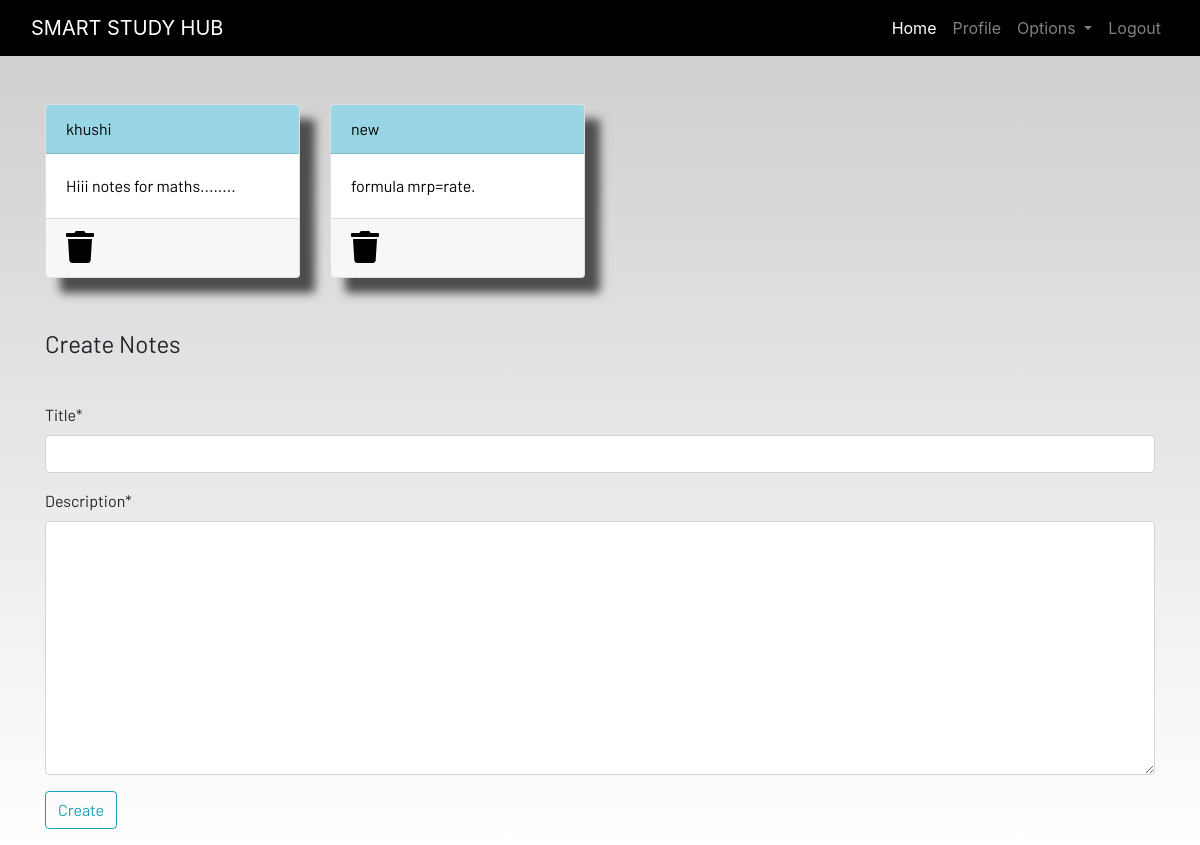
Screenshot of /notes/ (signed in) with the database file from the repository.
### demo1/models.py (models this page shows, shortened)
class Notes(models.Model):
    user = models.ForeignKey(User , on_delete=models.CASCADE)
    title = models.CharField(max_length=200)
    description = models.TextField()
    class Meta:
        verbose_name = 'notes'
        verbose_name_plural = 'notes'

### demo1/views.py (the view)
# urls.py: path('notes/',views.notes,name="notes"),
@login_required
def notes(request):
    if request.method == 'POST':
        form = NotesForm(request.POST)
        if form.is_valid:
            notes = Notes(user=request.user, title=request.POST['title'], description=request.POST['description'])
            notes.save()
        messages.success(request,f'Notes Added from {request.user.username} Successfully!')
        return HttpResponseRedirect('notes')
    else:
        form = NotesForm()
    notes = Notes.objects.filter(user=request.user)
    context = {
        'notes': notes,
        'form': form
    }
    return render(request,'dashboard/notes.html', context)

### demo1/forms.py
class NotesForm(forms.ModelForm):
    class Meta:
        model = Notes
        fields = ['title','description']

### demo1/templates/dashboard/notes.html (shortened to what this page needs)
{% extends 'dashboard/base.html' %}
{% load static %}
{% load crispy_forms_tags %}
{% block content %}
<div class="container">
    <div class="row">
        {% for note in notes %}
        <div class="col-md-3">
            <a href="{% url "notes-detail" note.id %}">
                <div class="card">
                    <div class="card-header">{{note.title}}</div>
                    <div class="card-body">{{note.description}}</div>
                    <div class="card-footer mt-auto "><a href="{% url "delete-note" note.id %}">
                        <i class="fa fa-trash fa-2x"></i></a>
                    </div>
                </div>
            </a>
        </div>
        {% endfor %}
        <br><br>
    </div>
</div>
<br><br>
<div class="container">
    <form method="POST">
        <fieldset class="form-group">
            <legend class="border-bottom mb-4">Create Notes</legend>
        </fieldset>
        {{form|crispy}}
        <div class="form-group">
            <button href="" class="btn btn-outline-info" type="submit">
                Create
            </button>
        </div>
    </form>
</div>
{% endblock content %}

### demo1/static/css/main.css (style rules this page uses)
html { scroll-behavior: smooth; height: 100%; width: 100%; }
.card { box-shadow: 15px 15px 10px rgb(78, 77, 77); }
a { text-decoration: none !important; color: black; }
.card-header { color: black !important; background: rgb(152, 214, 230) !important; transition: 0.3s ease-in; }
html, body { max-width: 100%; overflow-x: hidden; height: 100%; width: 100%; }
body { background: linear-gradient(rgba(0, 0, 0, 0.2), rgba(255, 255, 255, 0.5)); overflow-x: hidden; background-repeat: no-repeat; }
.card-header { background-color: rgb(133, 204, 231); }
.col-md-3 .card { width: 100%; height: 100%; }
.fa { color: black; }

### rows the page displays
Notes: title "khushi", description "Hiii notes for maths........"
Notes: title "new", description "formula mrp=rate."
